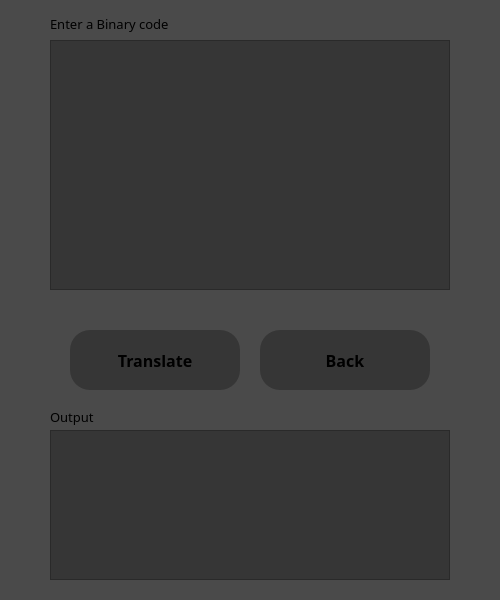
<?xml version="1.0" encoding="UTF-8"?>
<ui version="4.0">
 <class>Dialog</class>
 <widget class="QDialog" name="Dialog">
  <property name="geometry">
   <rect>
    <x>0</x>
    <y>0</y>
    <width>500</width>
    <height>600</height>
   </rect>
  </property>
  <property name="windowTitle">
   <string>Binary Translator</string>
  </property>
  <property name="styleSheet">
   <string notr="true">QWidget{

background-color: rgb(74, 74, 74)

}</string>
  </property>
  <widget class="QPushButton" name="TranslateButton">
   <property name="geometry">
    <rect>
     <x>70</x>
     <y>330</y>
     <width>170</width>
     <height>60</height>
    </rect>
   </property>
   <property name="font">
    <font>
     <family>JetBrains Mono NL ExtraBold</family>
     <pointsize>12</pointsize>
     <weight>75</weight>
     <bold>true</bold>
    </font>
   </property>
   <property name="styleSheet">
    <string notr="true">background-color: rgb(54, 54, 54);
border-radius: 20px;
color: 'lime';
border-style: outset;</string>
   </property>
   <property name="text">
    <string>Translate</string>
   </property>
  </widget>
  <widget class="QLabel" name="Output_label">
   <property name="geometry">
    <rect>
     <x>50</x>
     <y>410</y>
     <width>71</width>
     <height>16</height>
    </rect>
   </property>
   <property name="font">
    <font>
     <family>Cascadia Mono</family>
     <pointsize>10</pointsize>
    </font>
   </property>
   <property name="styleSheet">
    <string notr="true">color: 'lime';</string>
   </property>
   <property name="text">
    <string>Output</string>
   </property>
   <property name="alignment">
    <set>Qt::AlignBottom|Qt::AlignLeading|Qt::AlignLeft</set>
   </property>
  </widget>
  <widget class="QLabel" name="Binary_label">
   <property name="geometry">
    <rect>
     <x>50</x>
     <y>15</y>
     <width>201</width>
     <height>21</height>
    </rect>
   </property>
   <property name="font">
    <font>
     <family>Cascadia Mono</family>
     <pointsize>10</pointsize>
    </font>
   </property>
   <property name="styleSheet">
    <string notr="true">color: 'lime'</string>
   </property>
   <property name="text">
    <string>Enter a Binary code</string>
   </property>
   <property name="alignment">
    <set>Qt::AlignLeading|Qt::AlignLeft|Qt::AlignTop</set>
   </property>
  </widget>
  <widget class="QPushButton" name="BackButton">
   <property name="geometry">
    <rect>
     <x>260</x>
     <y>330</y>
     <width>170</width>
     <height>60</height>
    </rect>
   </property>
   <property name="font">
    <font>
     <family>JetBrains Mono NL ExtraBold</family>
     <pointsize>12</pointsize>
     <weight>75</weight>
     <bold>true</bold>
    </font>
   </property>
   <property name="styleSheet">
    <string notr="true">background-color: rgb(54, 54, 54);
border-radius: 20px;
color: 'red';
border-style: outset;</string>
   </property>
   <property name="text">
    <string>Back</string>
   </property>
  </widget>
  <widget class="QTextEdit" name="textEdit">
   <property name="geometry">
    <rect>
     <x>50</x>
     <y>40</y>
     <width>400</width>
     <height>250</height>
    </rect>
   </property>
   <property name="font">
    <font>
     <family>Cascadia Mono</family>
     <pointsize>9</pointsize>
    </font>
   </property>
   <property name="styleSheet">
    <string notr="true">border-radius: '10px';
background-color: rgb(54, 54, 54);
color: 'lime'</string>
   </property>
  </widget>
  <widget class="QTextEdit" name="OutputBox">
   <property name="geometry">
    <rect>
     <x>50</x>
     <y>430</y>
     <width>400</width>
     <height>150</height>
    </rect>
   </property>
   <property name="font">
    <font>
     <family>Cascadia Mono</family>
     <pointsize>9</pointsize>
    </font>
   </property>
   <property name="styleSheet">
    <string notr="true">border-radius: '10px';
background-color: rgb(54, 54, 54);
color: 'lime'</string>
   </property>
   <property name="readOnly">
    <bool>true</bool>
   </property>
  </widget>
 </widget>
 <resources/>
 <connections/>
</ui>
